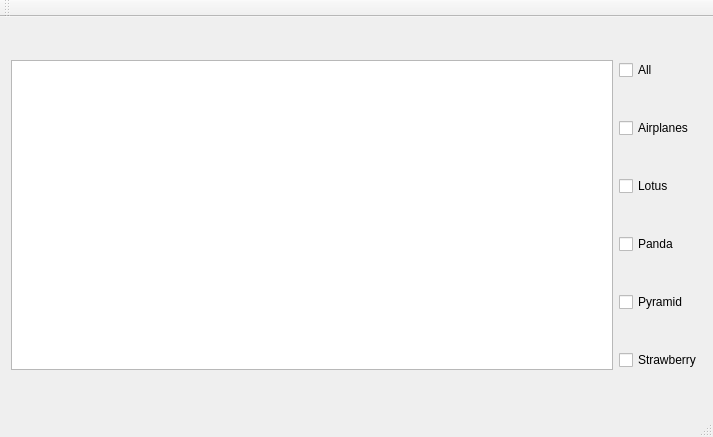
<?xml version="1.0" encoding="UTF-8"?>
<ui version="4.0">
 <class>MainWindow</class>
 <widget class="QMainWindow" name="MainWindow">
  <property name="geometry">
   <rect>
    <x>0</x>
    <y>0</y>
    <width>713</width>
    <height>437</height>
   </rect>
  </property>
  <property name="windowTitle">
   <string>Thumbnail Browser</string>
  </property>
  <widget class="QWidget" name="centralWidget">
   <layout class="QGridLayout" name="gridLayout">
    <item row="0" column="0" rowspan="6">
     <widget class="QListWidget" name="listWidget">
      <property name="iconSize">
       <size>
        <width>120</width>
        <height>120</height>
       </size>
      </property>
      <property name="resizeMode">
       <enum>QListView::Adjust</enum>
      </property>
     </widget>
    </item>
    <item row="0" column="1">
     <widget class="QCheckBox" name="All">
      <property name="text">
       <string>All</string>
      </property>
     </widget>
    </item>
    <item row="1" column="1">
     <widget class="QCheckBox" name="Airplanes">
      <property name="text">
       <string>Airplanes</string>
      </property>
     </widget>
    </item>
    <item row="2" column="1">
     <widget class="QCheckBox" name="Lotus">
      <property name="text">
       <string>Lotus</string>
      </property>
     </widget>
    </item>
    <item row="3" column="1">
     <widget class="QCheckBox" name="Panda">
      <property name="text">
       <string>Panda</string>
      </property>
     </widget>
    </item>
    <item row="4" column="1">
     <widget class="QCheckBox" name="Pyramid">
      <property name="text">
       <string>Pyramid</string>
      </property>
     </widget>
    </item>
    <item row="5" column="1">
     <widget class="QCheckBox" name="Strawberry">
      <property name="text">
       <string>Strawberry</string>
      </property>
     </widget>
    </item>
   </layout>
  </widget>
  <widget class="QToolBar" name="mainToolBar">
   <attribute name="toolBarArea">
    <enum>TopToolBarArea</enum>
   </attribute>
   <attribute name="toolBarBreak">
    <bool>false</bool>
   </attribute>
  </widget>
  <widget class="QStatusBar" name="statusBar"/>
 </widget>
 <layoutdefault spacing="6" margin="11"/>
 <resources/>
 <connections/>
</ui>
